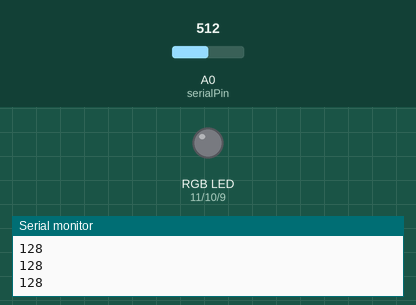
This sketch was run on a simulated Arduino Uno, built with avr-gcc and run on an emulated ATmega328P. Parts: an RGB LED mixed from three pins (HIGH = lit), the last lines printed to the serial monitor. The test bench sets the inputs (shaded band); at power-on: A0 (serialPin) = 512. Dim RGB values are drawn brighter than linear.

Above: at 1.2 s.
1.3 s: A0 (serialPin) set to 984
2.8 s: A0 (serialPin) set to 1013
At 3.25 s:
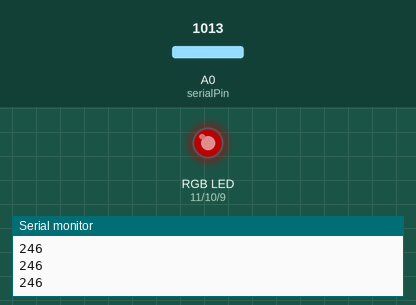
At 4.46 s:
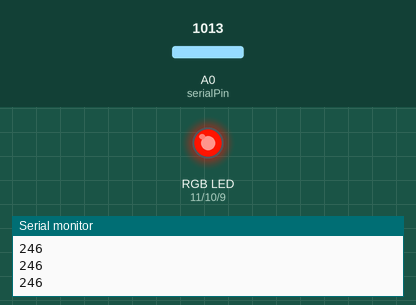
Timing chart, 0 to 36.5 s (numbered marks = the images above; inputs shaded):
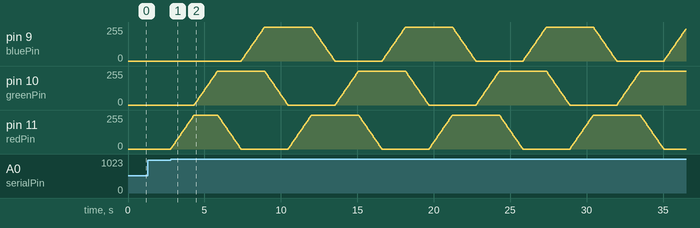

Measured:
- the behaviour switches between 995 and 996 on A0 (serialPin) (found by bisection; images 0 and 1)

The sketch:

RGB_Nightlight.ino
```cpp
const int redPin = 11;
const int greenPin = 10;
const int bluePin = 9;

int redAmount = 0;
int greenAmount = 0;
int blueAmount = 0;
const int fadeAmount = 5;

const int serialPin = 0;
const int threshold = 249;

void setup()
{
  Serial.begin(9600);
  pinMode(redPin, OUTPUT);
  pinMode(greenPin, OUTPUT);
  pinMode(bluePin, OUTPUT);
}

void loop()
{
resetLoop:
  Serial.println(analogRead(serialPin)/4);

  if ((analogRead(serialPin)/4) >= threshold)
  {
    // Initialize redLed fade before multicolour fade loop.

    while (redAmount < 255)
    {
      if ((analogRead(serialPin)/4) < threshold)
      {
        analogWrite(redPin, 0);
        analogWrite(greenPin, 0);
        analogWrite(bluePin, 0);
        goto resetLoop;
      }
      redAmount += fadeAmount; // Increment by fadeAmount
      analogWrite(redPin, redAmount); // Write value to LED
      delay(30); // Wait 30 nanoseconds
    }

    // Start of multicolour fade loop.
    while ((analogRead(serialPin)/4) >= threshold) // Loop forever
    {
      // Fade greenLed on to max value.

      while (greenAmount < 255)
      {
        if ((analogRead(serialPin)/4) < threshold)
        {
          analogWrite(redPin, 0);
          analogWrite(greenPin, 0);
          analogWrite(bluePin, 0);
          break;
        }
        greenAmount += fadeAmount; // Increment by fadeAmount
        analogWrite(greenPin, greenAmount); // Write value to LED
        delay(30); // Wait 30 nanoseconds
      }

      // Fade redLed off to minimum value and 0 it out to be sure.

      while (redAmount > 0)
      {
        if ((analogRead(serialPin)/4) < threshold)
        {
          analogWrite(redPin, 0);
          analogWrite(greenPin, 0);
          analogWrite(bluePin, 0);
          break;
        }
        redAmount -= fadeAmount; // Decrement by fadeAmount
        analogWrite(redPin, redAmount); // Write value to LED
        delay(30); // Wait 30 nanoseconds
      }
      redAmount = 0; // zero it out

      // Fade blueLed on to max value.

      while (blueAmount < 255)
      {
        if ((analogRead(serialPin)/4) < threshold)
        {
          analogWrite(redPin, 0);
          analogWrite(greenPin, 0);
          analogWrite(bluePin, 0);
          break;
        }
        blueAmount += fadeAmount; // Increment by fadeAmount
        analogWrite(bluePin, blueAmount); // Write value to LED
        delay(30); // Wait 30 nanoseconds
      }

      // Fade greenLed off to minimum value and zero it out to be sure.

      while (greenAmount > 0)
      {
        if ((analogRead(serialPin)/4) < threshold)
        {
          analogWrite(redPin, 0);
          analogWrite(greenPin, 0);
          analogWrite(bluePin, 0);
          break;
        }
        greenAmount -= fadeAmount; // Decrement by fadeAmount
        analogWrite(greenPin, greenAmount); // Write value to LED
        delay(30); // Wait 30 nanoseconds
      }
      greenAmount = 0; // 0 it out

      // Fade redLed on to max value.

      while (redAmount < 255)
      {
        if ((analogRead(serialPin)/4) < threshold)
        {
          analogWrite(redPin, 0);
          analogWrite(greenPin, 0);
          analogWrite(bluePin, 0);
          break;
        }
        redAmount += fadeAmount; // Increment by fadeAmount
        analogWrite(redPin, redAmount); // Write value to LED
        delay(30); // Wait 30 nanoseconds
      }

      // Fade blueLed off to minimum value and 0 it out to be sure.

      while (blueAmount > 0)
      {
        if ((analogRead(serialPin)/4) < threshold)
        {
          analogWrite(redPin, 0);
          analogWrite(greenPin, 0);
          analogWrite(bluePin, 0);
          break;
        }
        blueAmount -= fadeAmount; // Decrement by fadeAmount
        analogWrite(bluePin, blueAmount); // Write value to LED
        delay(30); // Wait 30 nanoseconds
      }
      blueAmount = 0; // 0 it out
    }

  }

}
```
